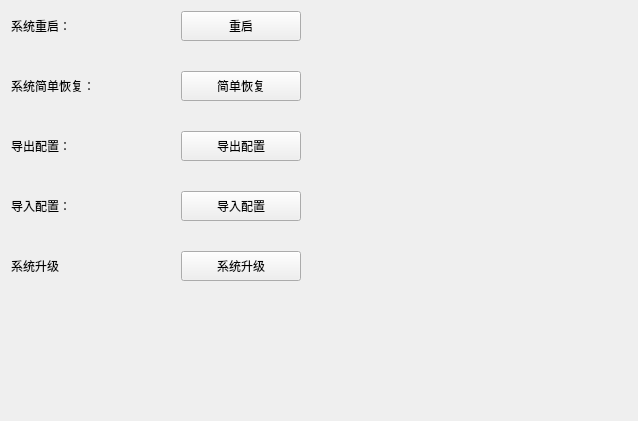
<?xml version="1.0" encoding="UTF-8"?>
<ui version="4.0">
 <class>dlg_systemMaintenance</class>
 <widget class="QWidget" name="dlg_systemMaintenance">
  <property name="geometry">
   <rect>
    <x>0</x>
    <y>0</y>
    <width>638</width>
    <height>421</height>
   </rect>
  </property>
  <property name="windowTitle">
   <string>dlg_systemMaintenance</string>
  </property>
  <layout class="QVBoxLayout" name="verticalLayout">
   <item>
    <layout class="QHBoxLayout" name="horizontalLayout">
     <item>
      <layout class="QGridLayout" name="gridLayout">
       <property name="horizontalSpacing">
        <number>20</number>
       </property>
       <property name="verticalSpacing">
        <number>30</number>
       </property>
       <item row="1" column="0">
        <widget class="QLabel" name="label_2">
         <property name="text">
          <string>系统简单恢复：</string>
         </property>
        </widget>
       </item>
       <item row="1" column="1">
        <widget class="QPushButton" name="btn_easyRecovery">
         <property name="minimumSize">
          <size>
           <width>0</width>
           <height>30</height>
          </size>
         </property>
         <property name="focusPolicy">
          <enum>Qt::NoFocus</enum>
         </property>
         <property name="text">
          <string>简单恢复</string>
         </property>
        </widget>
       </item>
       <item row="0" column="1">
        <widget class="QPushButton" name="btn_restart">
         <property name="minimumSize">
          <size>
           <width>120</width>
           <height>30</height>
          </size>
         </property>
         <property name="focusPolicy">
          <enum>Qt::NoFocus</enum>
         </property>
         <property name="text">
          <string>重启</string>
         </property>
        </widget>
       </item>
       <item row="0" column="0">
        <widget class="QLabel" name="label">
         <property name="minimumSize">
          <size>
           <width>150</width>
           <height>0</height>
          </size>
         </property>
         <property name="text">
          <string>系统重启：</string>
         </property>
        </widget>
       </item>
       <item row="2" column="0">
        <widget class="QLabel" name="label_3">
         <property name="text">
          <string>导出配置：</string>
         </property>
        </widget>
       </item>
       <item row="3" column="1">
        <widget class="QPushButton" name="btn_loadConfig">
         <property name="minimumSize">
          <size>
           <width>0</width>
           <height>30</height>
          </size>
         </property>
         <property name="focusPolicy">
          <enum>Qt::NoFocus</enum>
         </property>
         <property name="text">
          <string>导入配置</string>
         </property>
        </widget>
       </item>
       <item row="3" column="0">
        <widget class="QLabel" name="label_4">
         <property name="text">
          <string>导入配置：</string>
         </property>
        </widget>
       </item>
       <item row="4" column="1">
        <widget class="QPushButton" name="btn_systemUpdate">
         <property name="minimumSize">
          <size>
           <width>0</width>
           <height>30</height>
          </size>
         </property>
         <property name="focusPolicy">
          <enum>Qt::NoFocus</enum>
         </property>
         <property name="text">
          <string>系统升级</string>
         </property>
        </widget>
       </item>
       <item row="4" column="0">
        <widget class="QLabel" name="label_5">
         <property name="text">
          <string>系统升级</string>
         </property>
        </widget>
       </item>
       <item row="2" column="1">
        <widget class="QPushButton" name="btn_exportConfig">
         <property name="minimumSize">
          <size>
           <width>0</width>
           <height>30</height>
          </size>
         </property>
         <property name="focusPolicy">
          <enum>Qt::NoFocus</enum>
         </property>
         <property name="text">
          <string>导出配置</string>
         </property>
        </widget>
       </item>
      </layout>
     </item>
     <item>
      <spacer name="horizontalSpacer_2">
       <property name="orientation">
        <enum>Qt::Horizontal</enum>
       </property>
       <property name="sizeHint" stdset="0">
        <size>
         <width>40</width>
         <height>20</height>
        </size>
       </property>
      </spacer>
     </item>
    </layout>
   </item>
   <item>
    <spacer name="verticalSpacer_2">
     <property name="orientation">
      <enum>Qt::Vertical</enum>
     </property>
     <property name="sizeHint" stdset="0">
      <size>
       <width>20</width>
       <height>71</height>
      </size>
     </property>
    </spacer>
   </item>
  </layout>
 </widget>
 <layoutdefault spacing="6" margin="11"/>
 <resources/>
 <connections/>
</ui>
